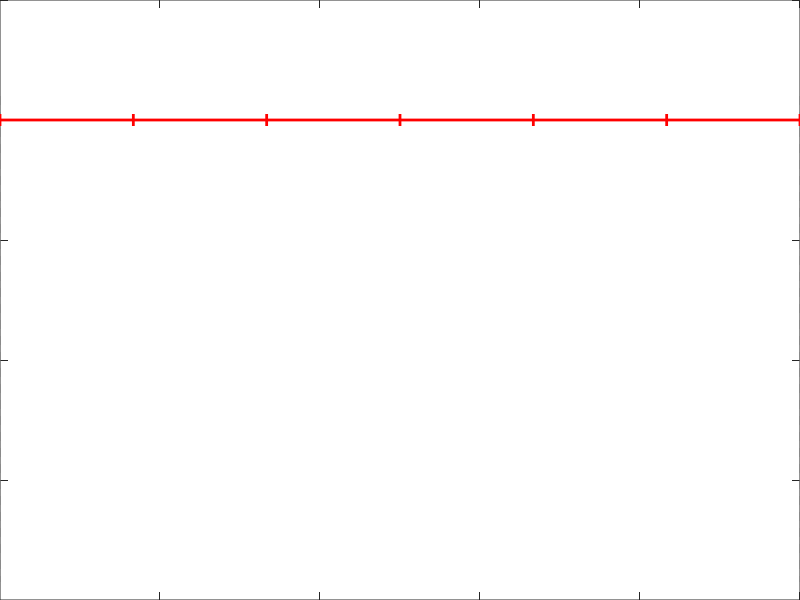

Write the MATLAB code that produced this figure. (Note: this script raises an error after producing the figure.)
close all

figure1 = figure('Color',[1 1 1]);
% Create axes
axes1 = axes('Parent',figure1,'Position',[0 0 1 1]);

markerWidth = 0.05;
height = 0;
curColor = 'r';

jRange = 6:0.25:7;

plot([0, 0], [0.2, -length(jRange)+1.15], '--', 'color', [0.5, 0.5, 0.5])
hold on;
plot([1, 1], [0.2, -length(jRange)+1.15], '--', 'color', [0.5, 0.5, 0.5])

addingAt = "middle";
for j = jRange
    range = (0:j)/j;
    if range(end) ~= 1
        if  addingAt == "boundary"
            range = [range, 1];
        else
            range = [range(1:ceil(length(range)/2)), range(ceil(length(range)/2):end) + (1-range(end))];
        end
    end
    curPlot = plot(range, ones(ceil(j)+1, 1) * height, curColor, 'Linewidth', 2);

    for i = range
        plot([i,i], [height-markerWidth, height+markerWidth], 'Color', curColor, 'Linewidth', 2);
    end
    
    text(0.5, height + 0.2, "$N ="+ j +"$", 'interpreter', 'latex', 'Fontsize', 18 ,'horizontalAlignment', 'center')
    text(range(2) / 2, height - 0.2, "$h$", 'interpreter', 'latex', 'Fontsize', 18 ,'horizontalAlignment', 'center', 'color', curColor)
    
    if curColor == 'r'
        curColor = 'b'
    else
        curColor = 'r';
    end
    
    height = height - 0.8;
end
text(0.5, height+0.3, '$L$', 'interpreter', 'latex', 'Fontsize', 18 ,'horizontalAlignment', 'center', 'color', [0.5, 0.5, 0.5])
plot([0, 1], [height + 0.2, height + 0.2],'color', [0.5, 0.5, 0.5])

xlim([-0.1, 1.1])
ylim([-4, 0.5]);
axis off;
set(gcf, 'color', 'w')